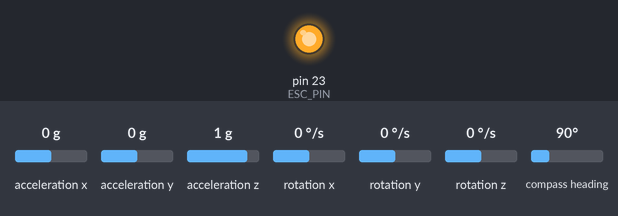
Bench run of a sketch on a simulated Arduino Mega 2560, built with avr-gcc and run on an emulated ATmega2560. Shown: output pins drawn as LEDs (lit = HIGH). The test bench sets the inputs (shaded band); at power-on: rotation x 0 °/s, acceleration x 0 g, acceleration y 0 g, acceleration z 1 g, rotation y 0 °/s, rotation z 0 °/s, compass heading 90°.

Above: at 1.2 s.
1.3 s: rotation x set to -2 °/s
4.3 s: rotation x set to -5 °/s
At 6.4 s:
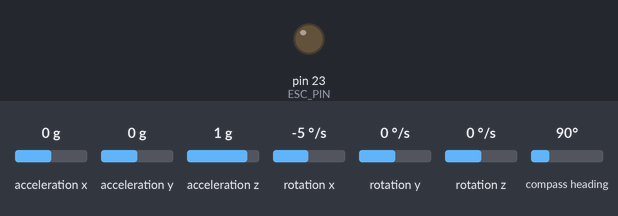
6.7 s: rotation x set to 0 °/s
At 7.2 s:
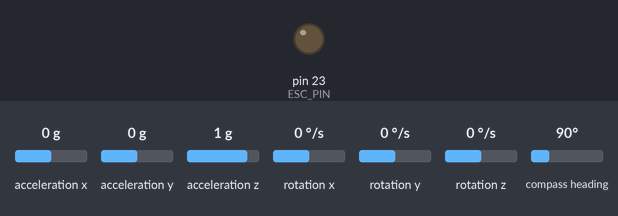
Timing chart, 0 to 9.7 s (numbered marks = the images above; inputs shaded):
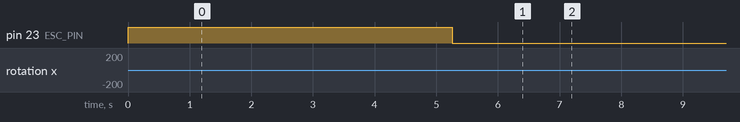

Measured:
- the behaviour switches between -3 and -4 °/s on rotation x (found by bisection; images 0 and 1)
- after the input at 1.3 s, every drawn part: stays the same
- after the input at 4.3 s, pin 23 (ESC_PIN): HIGH → LOW after 0.96 s
- after the input at 6.7 s, pin 23 (ESC_PIN): stays LOW (without the input it goes to HIGH after 1.0 s)

The sketch:

SAIL_ReactionWheel.ino
```cpp
#include <Adafruit_BNO055.h> // BNO055 Library

// Pin configuration for ESC
const int ESC_PIN = 23; // Connect the signal wire of ESC to digital pin 23

// BNO055 Sensor
Adafruit_BNO055 bno; // Create a BNO055 sensor object

// Desired roll rate (in radians per second)
const float DESIRED_ROLL_RATE = 0.0; // Adjust as needed

// PID control variables
float roll_rate_error, previous_roll_rate_error, roll_rate_integral;
float kp = 1.0; // Proportional gain (adjust as needed)
float ki = 0.01; // Integral gain (adjust as needed)
float kd = 0.1; // Derivative gain (adjust as needed)
float throttle;

void setup() {
  // Initialize the ESC control
  pinMode(ESC_PIN, OUTPUT);
  digitalWrite(ESC_PIN, LOW); // Start with the motor off

  // Initialize the BNO055 sensor
  if (!bno.begin()) {
    Serial.println("Could not find a valid BNO055 sensor, check wiring!");
    while (1);
  }

  // Set BNO055 to read the desired data (e.g., roll rate)
  bno.setExtCrystalUse(true);

  // Initialize PID control variables
  roll_rate_integral = 0;
  previous_roll_rate_error = 0;
}

void loop() {
  // Read roll rate from the BNO055 sensor
  float currentRollRate = bno.getVector(Adafruit_BNO055::VECTOR_GYROSCOPE).x(); // Get roll rate data (adjust axis as needed)

  // Calculate roll rate error
  roll_rate_error = DESIRED_ROLL_RATE - currentRollRate;

  // Calculate control output (throttle) using PID control
  float p_term = kp * roll_rate_error;
  roll_rate_integral += ki * roll_rate_error;
  float d_term = kd * (roll_rate_error - previous_roll_rate_error);
  throttle = p_term + roll_rate_integral + d_term;

  // Map throttle to ESC PWM values (adjust as needed)
  int throttle_pwm = map(throttle, -1.0, 1.0, 1000, 2000); // Motor speed range depends on your ESC

  // Send throttle signal to ESC
  analogWrite(ESC_PIN, throttle_pwm);

  // Store the current roll rate error as previous for the next iteration
  previous_roll_rate_error = roll_rate_error;
}
```
